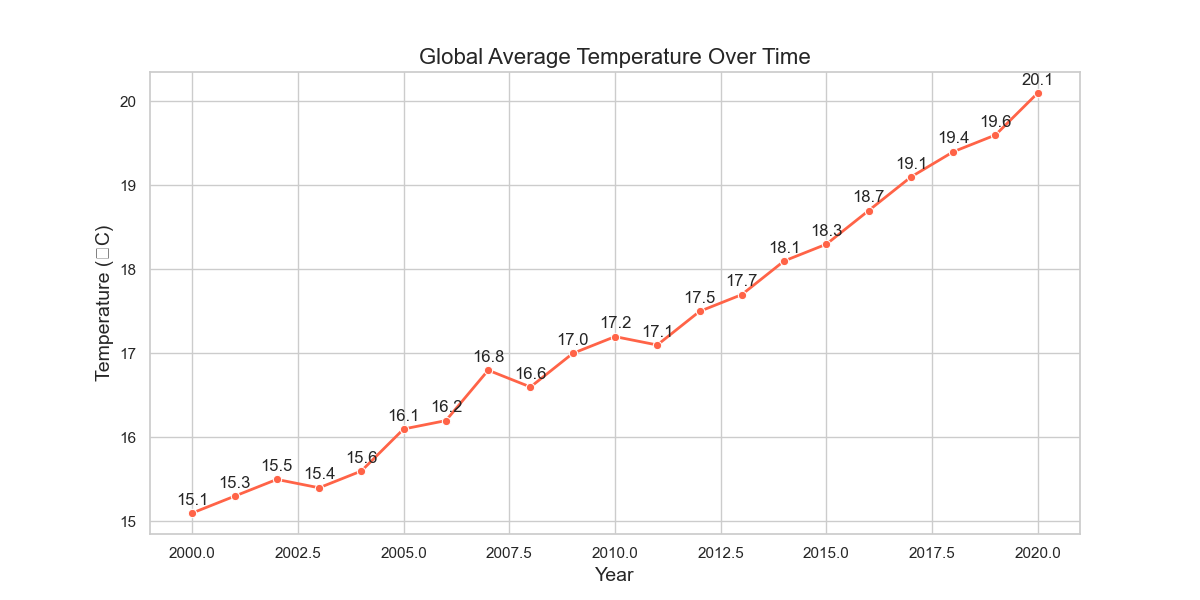

Recreate this plot in Python.

import seaborn as sns
import pandas as pd
import matplotlib.pyplot as plt

# Given data
data = {
    'Year': list(range(2000, 2021)),
    'Temperature': [
        15.1, 15.3, 15.5, 15.4, 15.6, 16.1, 16.2,
        16.8, 16.6, 17.0, 17.2, 17.1, 17.5, 17.7,
        18.1, 18.3, 18.7, 19.1, 19.4, 19.6, 20.1
    ]
}

# Create a DataFrame
df = pd.DataFrame(data)

# Set the size of the plot
plt.figure(figsize=(12, 6))

# Create the line chart
line_chart = sns.lineplot(data=df, x='Year', y='Temperature', marker='o', color='#FF6347', linewidth=2)

# Annotate specific points with a loop
for i in range(df.shape[0]):
    plt.text(x=df['Year'][i], y=df['Temperature'][i] + 0.1, s=f"{df['Temperature'][i]}", ha='center')

# Set the title and labels
plt.title('Global Average Temperature Over Time', fontsize=16)
plt.xlabel('Year', fontsize=14)
plt.ylabel('Temperature (°C)', fontsize=14)

# Show the plot
plt.show()
